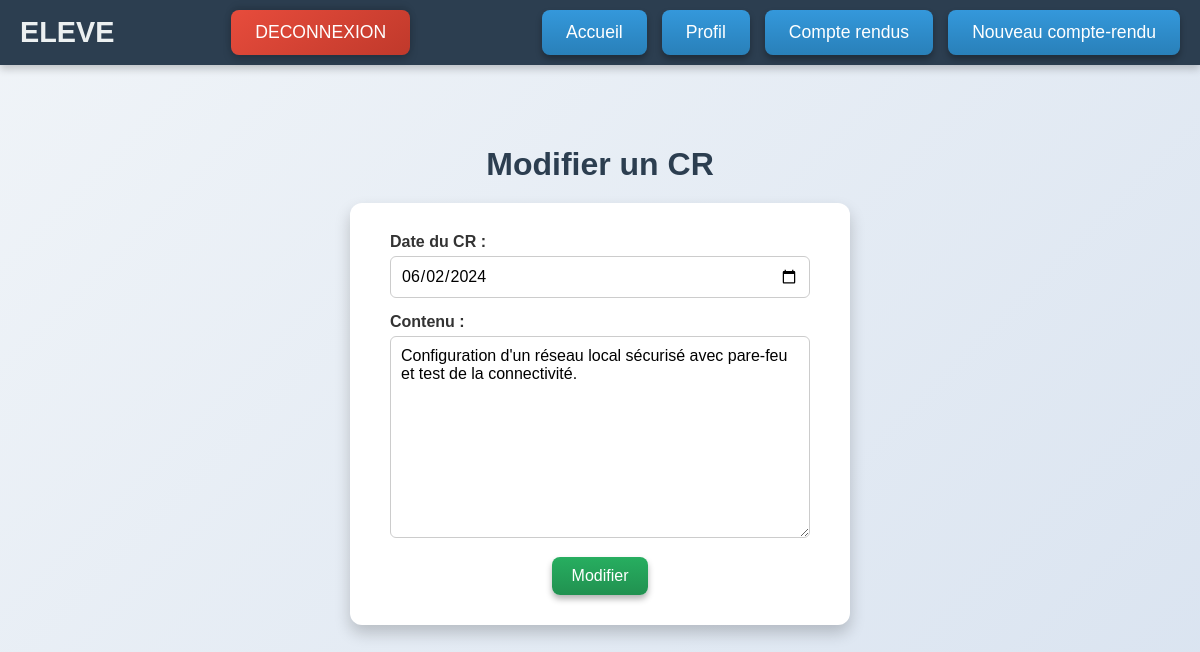
Page /ccr.php?id=2 (signed in) on the committed database.
### tables this page shows
CREATE TABLE `cr` (
  `num` bigint(20) NOT NULL,
  `date` date DEFAULT NULL,
  `description` text DEFAULT NULL,
  `vu` tinyint(1) DEFAULT NULL,
  `datetime` datetime DEFAULT NULL,
  `num_utilisateur` int(11) DEFAULT NULL
);

### ccr.php (the view, shortened to what this page needs)
<?php
include '_conf.php';
?>
<!DOCTYPE html>
<html lang="fr">
<head>
    <link rel="stylesheet" href="style.css">
</head>
<body>
<?php
if (isset($_SESSION["login"]))
    {
        if($_SESSION["type"]==0)
        {
            include '_menuEleve.php';
            if(isset($_GET["id"]))
            {
                $idCR=$_GET["id"];
                $iduser=$_SESSION["id"];
                    $connexion = mysqli_connect($serveurBDD,$userBDD,$mdpBDD,$nomBDD);
                    $requete="Select * from cr WHERE num = '$idCR' and num_utilisateur= $iduser";
                    $resultat = mysqli_query($connexion, $requete);
                    $trouve=0;
                    while($donnees = mysqli_fetch_assoc($resultat))
                     {
                        $trouve=1;
                        $date = $donnees['date'];
                        $description=  $donnees['description'];
                     }
                    if ($trouve==1) {?>
                         <section id="formulaire" class="form-container">
                        <h2>Modifier un CR</h2>
                        <form action="cr.php" method="post">
                          <div class="form-group">
                                <label>Date du CR :</label>
                                <input type="date" name="date" value="<?php echo $date ?>">
                          </div>
                          <div class="form-group">
                                <label>Contenu :</label>
                                <textarea name="contenu" rows=10 required ><?php echo $description ?></textarea>
                          </div>
                           <button type="submit" class="btn-submit" name="update"> Modifier </button>
                        </form>
                         </section>
            <?php
                    }
                    else
                    {
                        echo "erreur";
                    }
            }
        }
        else
        {
            include '_menuProf.php';
        }
    }
?>
</body>
</html>

### style.css (style rules this page uses)
* { margin: 0; padding: 0; box-sizing: border-box; font-family: 'Arial', sans-serif; }
body { background: linear-gradient(135deg, #f0f4f8, #d9e3f0); color: #333; min-height: 100vh; }
.form-container { display: flex; flex-direction: column; align-items: center; justify-content: center; min-height: 80vh; text-align: center; }
.form-container h2 { font-size: 2rem; margin-bottom: 20px; color: #2c3e50; }
form { background: #ffffff; padding: 30px 40px; border-radius: 12px; box-shadow: 0 8px 16px rgba(0, 0, 0, 0.2); width: 100%; max-width: 500px; }
.form-group { margin-bottom: 15px; text-align: left; }
label { font-weight: bold; display: block; margin-bottom: 5px; color: #333; }
input { width: 100%; padding: 10px; font-size: 1rem; border: 1px solid #ccc; border-radius: 6px; transition: border-color 0.3s ease, box-shadow 0.3s ease; }
textarea { width: 100%; padding: 10px; font-size: 1rem; border: 1px solid #ccc; border-radius: 6px; transition: border-color 0.3s ease, box-shadow 0.3s ease; }
.btn-submit { background: linear-gradient(to bottom, #27ae60, #219150); color: #fff; border: none; padding: 10px 20px; font-size: 1rem; border-radius: 8px; box-shadow: 0 4px 6px rgba(0, 0, 0, 0.3); cursor: pointer; transition: all 0.3s ease; }

### rows in the picture
cr: date "06/02/2024", contenu "Configuration d'un réseau local sécurisé avec pare-feu et test de la connectivité."
